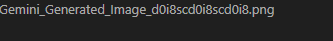
#> input picture Gemini_Generated_Image_d0i8scd0i8scd0i8.png, 333 x 41 px; its folder holds only this picture in this run
$ python surgical_v110_ice_flip.py
#> lines starting #> are read from the running program, lines starting #| are printed output that depends on the picture; after the words box and inside, x2 and y2 are one past the last pixel; in counts of white or black regions, pixels touching at a corner belong together
import cv2
import numpy as np
import glob
import os

def surgical_v110_ice_flip(output_path):
    # 1. Source
#> called with output_path = 'public/assets/water_deity_unit_final.png'
    search_pattern = "../Gemini_*.png"
    files = glob.glob(search_pattern) + glob.glob("Gemini_*.png")
    if not files: return
    latest_file = max(files, key=os.path.getmtime)
    print(f"Using source: {latest_file}")

    img = cv2.imread(latest_file)
#> img is the input picture: shape (41, 333, 3); mean B, G, R 40.2, 40.1, 40.1
    rgba = cv2.cvtColor(img, cv2.COLOR_BGR2BGRA)
    b, g, r = cv2.split(img)
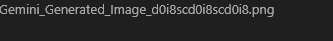
#> g: shape (41, 333); min 31, max 169, mean 40.1
    h, w = img.shape[:2]
#> h = 41; w = 333

    # 2. RAW EXTRACTION (V106 Base)
    brightness = r.astype(int) + g.astype(int) + b.astype(int)
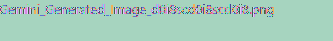
#> brightness: shape (41, 333) int64; 23 distinct labels, from 93 to 507; one colour per label, 0 black
    is_bg = brightness < 45
#> is_bg: shape (41, 333) bool; every value is 0
    alpha = np.ones_like(r, dtype=np.uint8) * 255
    alpha[is_bg] = 0

    # 3. BLACK LINE RECOLOR (V108 Base)
    is_dark_line = (brightness < 80) & (alpha == 255)

    # Modify RGB channels
    new_b = b.copy()
    new_g = g.copy()
    new_r = r.copy()

    # Recolor Black to Dark Blue
    new_b[is_dark_line] = 100
    new_g[is_dark_line] = 40
    new_r[is_dark_line] = 0

    # 4. ORANGE FLIP (New Logic)
    # Instead of deleting orange (jagged), we flip it to Blue.

    # Narrow Skin Zone (Protection)
    col_x0, col_x1 = int(w*0.43), int(w*0.57) # Very narrow center
#> col_x0 = 143; col_x1 = 189
    col_y0, col_y1 = int(h*0.20), int(h*0.55)
#> col_y0 = 8; col_y1 = 22
    h_idx, w_idx = np.indices((h, w))
    in_skin_zone = (w_idx >= col_x0) & (w_idx <= col_x1) & (h_idx >= col_y0) & (h_idx <= col_y1)

    # Warm detection: R > B (Even slightly warm)
    is_warm = (new_r > new_b)
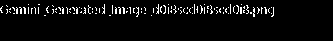
#> is_warm: shape (41, 333) bool; 4.7% white in thin lines or dots, all inside (x1, y1, x2, y2) = (0, 4, 274, 17)

    should_flip = is_warm & (~in_skin_zone) & (alpha == 255)
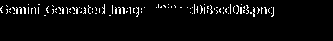
#> should_flip: shape (41, 333) bool; 4.2% white in thin lines or dots, all inside (x1, y1, x2, y2) = (0, 4, 274, 17)

    # Action: Swap R and B channels for these pixels.
    # Orange (High R, Low B) -> Blue (High B, Low R)
    temp_r = new_r[should_flip]
#> temp_r = 572 values, max 169 at index 1, min 80 at index 2, mean 140.7
    temp_b = new_b[should_flip]
#> temp_b = 572 values, max 161 at index 16, min 31 at index 0, mean 76.68

    new_r[should_flip] = temp_b
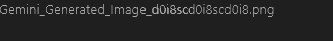
#> new_r: shape (41, 333); min 31, max 169, mean 37.5
    new_b[should_flip] = temp_r
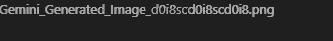
#> new_b: shape (41, 333); min 31, max 169, mean 42.9

    # 5. SHAVE (2px)
    kernel = np.ones((2,2), np.uint8)
    alpha = cv2.erode(alpha, kernel, iterations=2)

    # 6. ARTIFACT CLEANUP
    alpha[0:50, 0:50] = 0

    # Save
    final_img = cv2.merge([new_b, new_g, new_r, alpha])
    final_img[alpha == 0] = 0
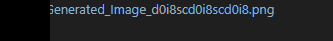
#> final_img: shape (41, 333, 4); mean of channels 0, 1, 2, 3 36.1, 33.9, 31.8, 216.7; drawn as B, G, R

    cv2.imwrite(output_path, final_img)
    print(f"Surgical V110 Ice Flip Complete: {output_path}")

surgical_v110_ice_flip("public/assets/water_deity_unit_final.png")
